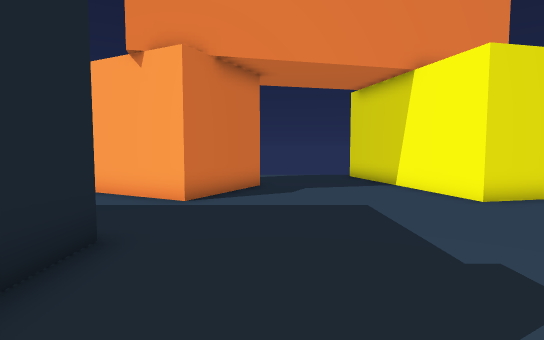
view 1 (above)

16 first-person views from a walk through a scene from a Unity 3-D project. The camera is 1.4 m above the floor, tilts 4° down and sees 80° across. The floor is counted in squares, 1 m on a side. Each view is taken from the middle of a square. On the plan, view 1 faces up. The plan holds only what a view shows up to about 15 squares ahead; the rest is blank. The player character is not drawn. Some animated figures are left out.

view 2
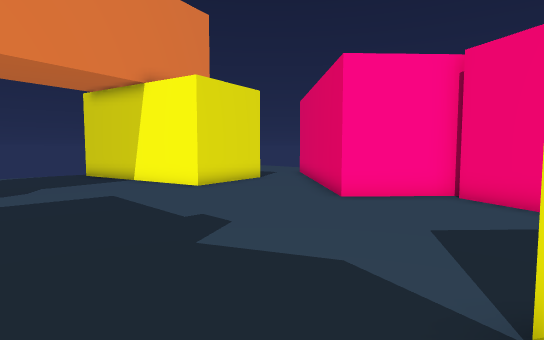

view 3
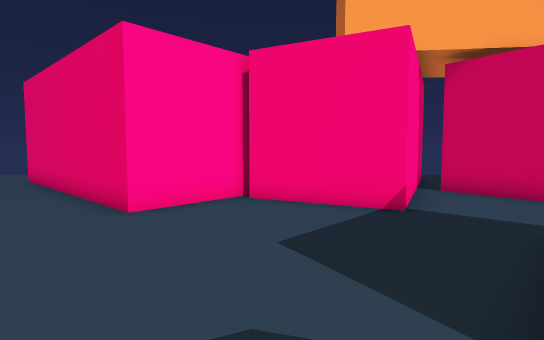

view 4
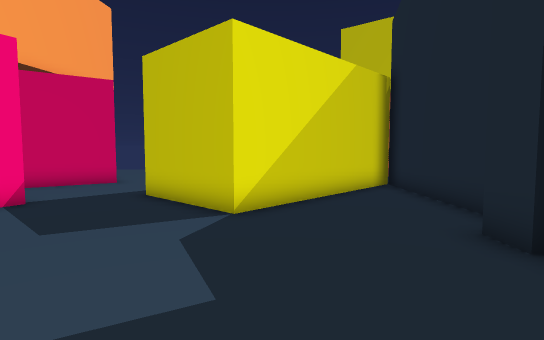

view 5
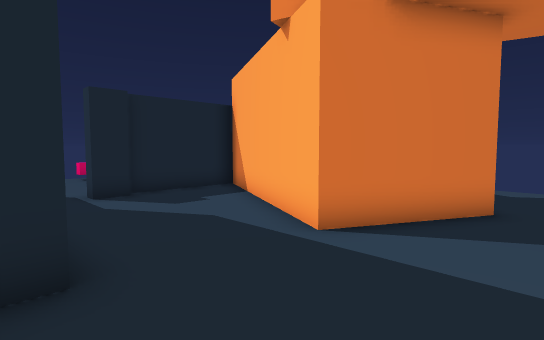

view 6
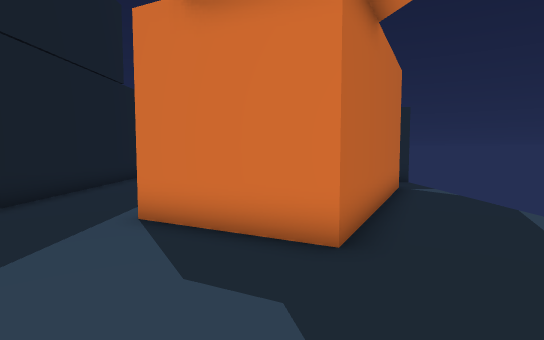

view 7
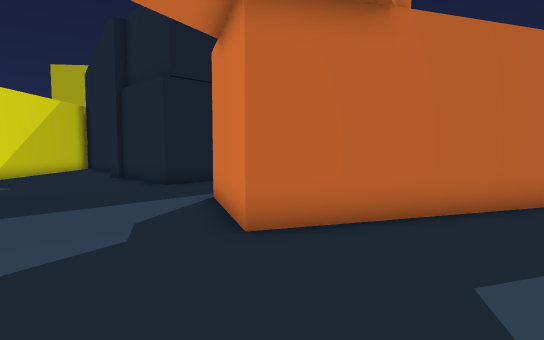

view 8
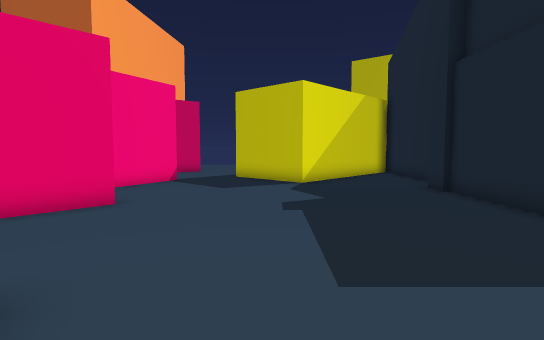

view 9
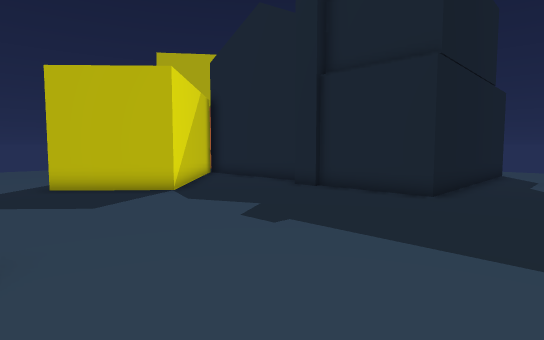

view 10
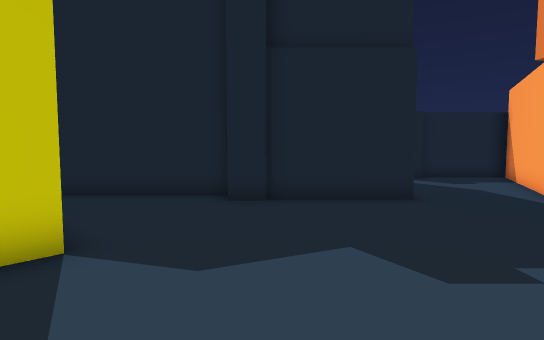

view 11
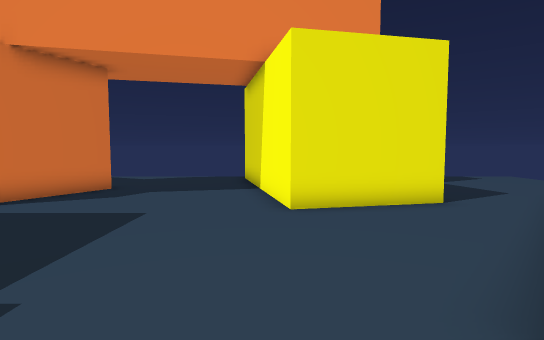

view 12
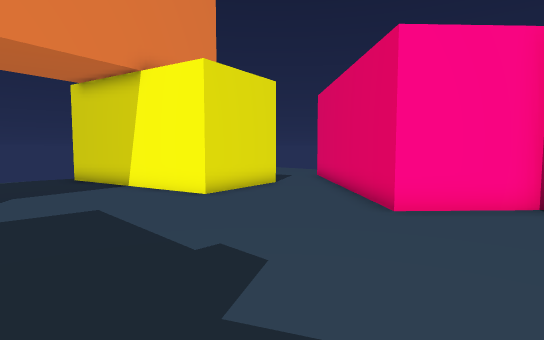

view 13
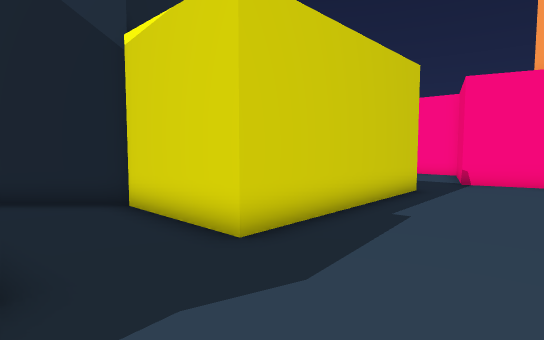

view 14
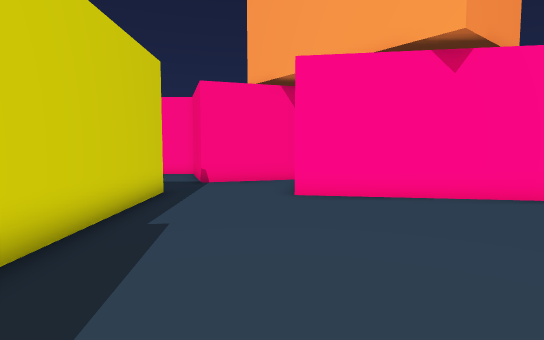

view 15
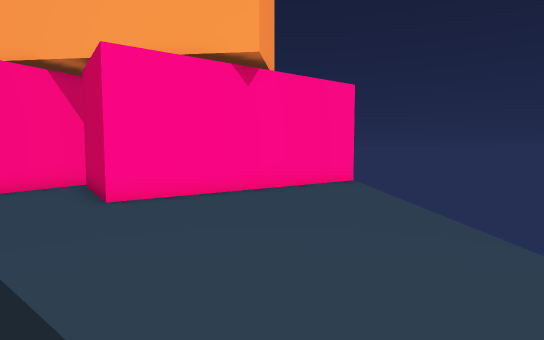

view 16
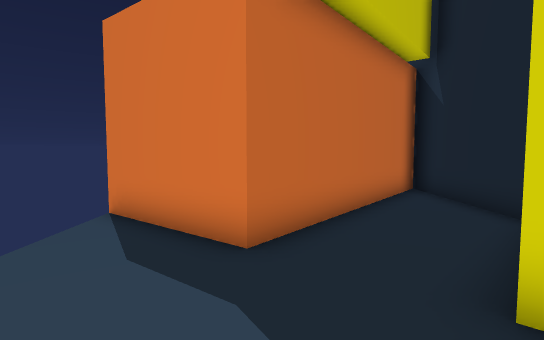

### Floor plan
Key: @ floor where view 1 was taken; # wall or solid block; . floor; P pillar; O other object.
Columns run from 14 left of view 1 to 16 right of it. Each row starts with its distance up from view 1.
 17      #
 16      #............#        ....
 15        ##.........#        ....
 14         ###.......#       .....
 13           ###.....##     .....
 12      ##     ##.....#     .....
 11      ####   ##.....#    .....
 10      #..#####......#    ...#
  9      #....###......#####..##
  8 .O O #...................##
  7 .....O..................##
  6   ......................#
  5    #########...........##
  4            #..........##
  3            #.........##
  2            #..........##
  1            #...........##
  0           OP..@........#
 -1           O...........##
 -2           O.....#.....#
 -3           O....###....##
 -4           O...## ##....###
 -5           O..##  ##......#
 -6           O.##  ##.....###
 -7      OOOOOO##  ##.....##
 -8      ##....## ##......##
 -9       ##....###.......##
-10        ###...##........##
-11          ##.............#
-12           ##............##
-13           ##.............##
-14          ##...............#
-15          #..... ..........#
-16          #

Where each view was taken, in squares from view 1:
view 1: 0 up, 0 right, facing up
view 2: 2 down, 1 left, facing up-right
view 3: 0 up, 0 right, facing right
view 4: 5 up, 1 right, facing down
view 5: 4 up, 1 right, facing up-left
view 6: 11 up, 4 right, facing left
view 7: 16 up, 3 right, facing down-left
view 8: 11 up, 3 right, facing down
view 9: 8 up, 7 right, facing down-left
view 10: 1 up, 6 right, facing left
view 11: 1 up, 5 right, facing up
view 12: 0 up, 0 right, facing up-right
view 13: 15 down, 0 right, facing up
view 14: 14 down, 0 right, facing up-right
view 15: 12 down, 1 left, facing right
view 16: 12 down, 2 right, facing left
